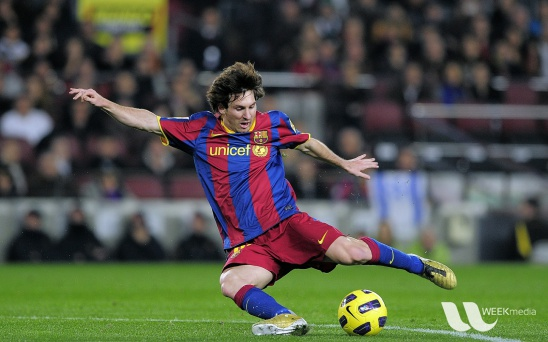
#> input picture mydata/messi5.jpg, 548 x 342 px
$ python canny_edge_detection.py
#> lines starting #> are read from the running program, lines starting #| are printed output that depends on the picture; after the words box and inside, x2 and y2 are one past the last pixel; in counts of white or black regions, pixels touching at a corner belong together
### mypackage/multiplot/multiplot.py
# coding:utf-8

import math
import cv2 as cv
from matplotlib import pyplot as plt


def show(imdict):
    """
    This is an adaptive drawing module
    :param imdict:
    :return:
    """
    if not isinstance(imdict, dict):
        raise TypeError('param must be type dict()')
    if not imdict:
        print('img dict is empty')

    for index, (title, data) in enumerate(imdict.items()):
        img_num = len(imdict)
        if img_num < 3:
            row = 1
        elif img_num < 7:
            row = 2
        elif img_num < 10:
            row = 3
        else:
            row = 4

        plt.subplot(row, math.ceil(img_num / row), index + 1)

        if data.ndim == 1:
            plt.plot(data)
        else:
            if data.ndim == 3:
                data = cv.cvtColor(data, cv.COLOR_BGR2RGB)

            cmap = ['gray', 'jet']['jet' in title]
            plt.imshow(data, cmap)
        plt.title(title)
        plt.xticks([]), plt.yticks([])
    plt.show()

### 4_image_processing_in_opencv/canny_edge_detection.py
import numpy as np
import cv2 as cv
from mypackage.multiplot import multiplot as mplt

imdict = dict()
img = cv.imread('../mydata/messi5.jpg', cv.IMREAD_COLOR)
#> img is the input picture: shape (342, 548, 3); mean B, G, R 72.4, 86, 82.2
assert img is not None, 'img should be not empty'
imdict['imdict'] = img

denoise_img = cv.fastNlMeansDenoisingColored(img, None, 5, 7, 21)
imdict['denoise_im'] = denoise_img

gauss = cv.GaussianBlur(denoise_img, (5, 5), 0)
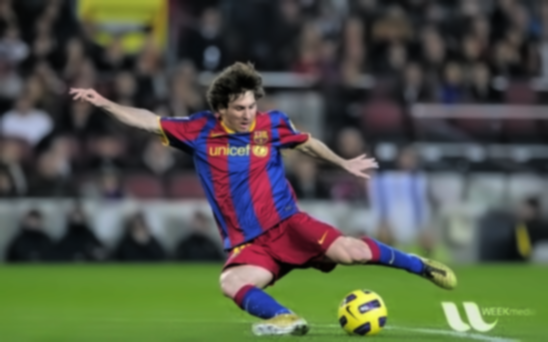
#> gauss: shape (342, 548, 3); mean B, G, R 71.9, 85.7, 81.6
imdict['gauss'] = gauss

edges = cv.Canny(img, 100, 200, L2gradient=True)
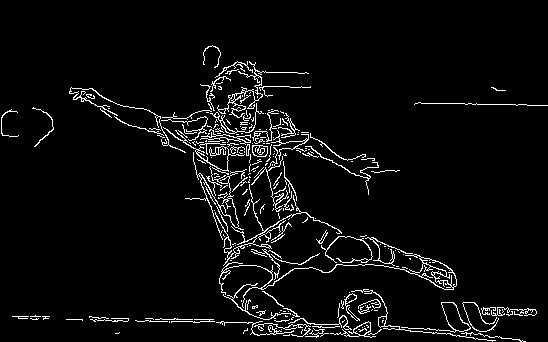
#> edges: shape (342, 548); 4.7% white in thin lines or dots, all inside (x1, y1, x2, y2) = (1, 45, 548, 342)
imdict['edges'] = edges

mplt.show(imdict)
#> the loop in show, `for index, (title, data) in enumerate(imdict.items()):` made 4 passes
#> title on passes 1 to 4: 'imdict', 'denoise_im', 'gauss', 'edges'
#> in show, `plt.show()`:
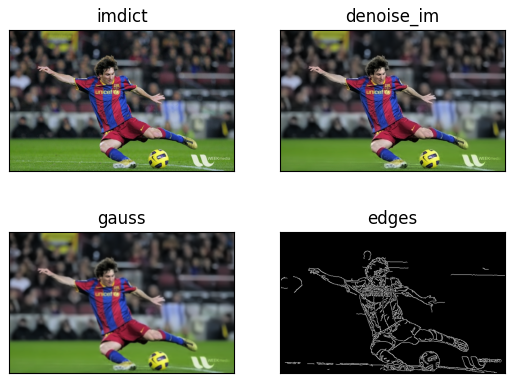
#> figure drawn by matplotlib, 4 panels

$ run again, with mydata/baboon.jpg copied over mydata/messi5.jpg
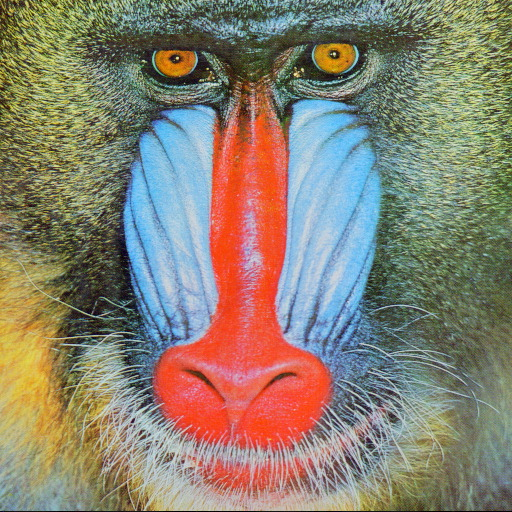
#> input picture mydata/baboon.jpg, 512 x 512 px
#> img is the input picture: shape (512, 512, 3); mean B, G, R 112.9, 129.1, 137.1
#> `edges = cv.Canny(img, 100, 200, L2gradient=True)`:
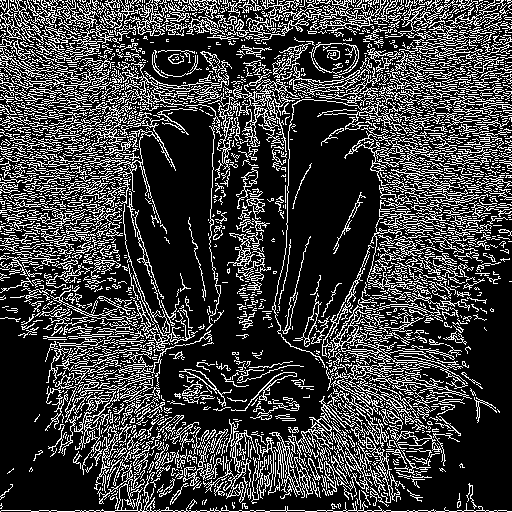
#> edges: shape (512, 512); 24.4% white in thin lines or dots
#> the loop in show, `for index, (title, data) in enumerate(imdict.items()):` made 4 passes
#> title on passes 1 to 4: 'imdict', 'denoise_im', 'gauss', 'edges'
#> in show, `plt.show()`:
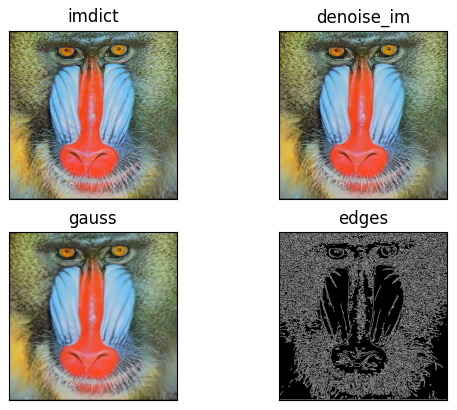
#> figure drawn by matplotlib, 4 panels
